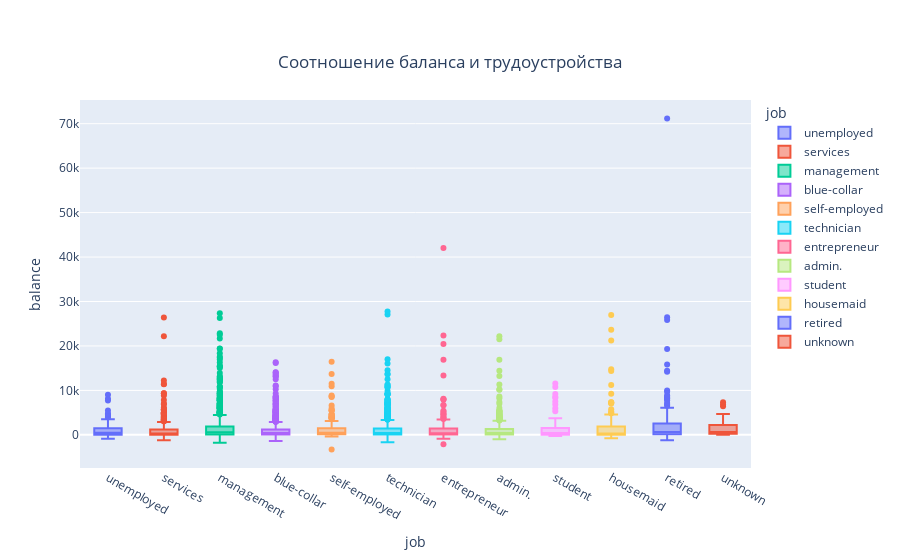

Here is the notebook cell this chart was saved with:
### Markdown cell above
На выведенной матрице наблюдаем слабую связь между признаками

### Code cell
import plotly.express as px 
fig=px.box(Dat,x='job',y='balance',color='job',title='Соотношение баланса и трудоустройства')
fig.update_layout(
     title={
         'y':0.9,
         'x':0.5,
         'xanchor':'center',
         
         'yanchor':'top'
     }
)
fig.show()

### Figure 1 — Plotly figure (JSON) as saved in the notebook; plotly's stock layout.template omitted (floating-point values rounded to 4 significant figures; data arrays with more than 128 entries replaced by an {"elided": "..."} marker saying what was removed)
{"data": [{"alignmentgroup": "True", "hovertemplate": "job=%{x}<br>balance=%{y}<extra></extra>", "legendgroup": "unemployed", "marker": {"color": "#636efa"}, "name": "unemployed", "notched": false, "offsetgroup": "unemployed", "orientation": "v", "showlegend": true, "type": "box", "x": ["unemployed", "unemployed", "unemployed", "unemployed", "unemployed", "unemployed", "unemployed", "unemployed", "unemployed", "unemployed", "unemployed", "unemployed", "unemployed", "unemployed", "unemployed", "unemployed", "unemployed", "unemployed", "unemployed", "unemployed", "unemployed", "unemployed", "unemployed", "unemployed", "unemployed", "unemployed", "unemployed", "unemployed", "unemployed", "unemployed", "unemployed", "unemployed", "unemployed", "unemployed", "unemployed", "unemployed", "unemployed", "unemployed", "unemployed", "unemployed", "unemployed", "unemployed", "unemployed", "unemployed", "unemployed", "unemployed", "unemployed", "unemployed", "unemployed", "unemployed", "unemployed", "unemployed", "unemployed", "unemployed", "unemployed", "unemployed", "unemployed", "unemployed", "unemployed", "unemployed", "unemployed", "unemployed", "unemployed", "unemployed", "unemployed", "unemployed", "unemployed", "unemployed", "unemployed", "unemployed", "unemployed", "unemployed", "unemployed", "unemployed", "unemployed", "unemployed", "unemployed", "unemployed", "unemployed", "unemployed", "unemployed", "unemployed", "unemployed", "unemployed", "unemployed", "unemployed", "unemployed", "unemployed", "unemployed", "unemployed", "unemployed", "unemployed", "unemployed", "unemployed", "unemployed", "unemployed", "unemployed", "unemployed", "unemployed", "unemployed", "unemployed", "unemployed", "unemployed", "unemployed", "unemployed", "unemployed", "unemployed", "unemployed", "unemployed", "unemployed", "unemployed", "unemployed", "unemployed", "unemployed", "unemployed", "unemployed", "unemployed", "unemployed", "unemployed", "unemployed", "unemployed", "unemployed", "unemployed", "unemployed", "unemployed", "unemployed", "unemployed", "unemployed"], "x0": " ", "xaxis": "x", "y": [1787, 219, 406, 3391, 119, -249, 1634, 0, 16, 1147, 1064, 1760, 978, 383, 296, 757, 66, 0, 0, 1594, 1281, 2, 168, 1772, 3276, 178, 0, 454, 991, 977, 0, 541, 7744, -129, 9019, 3945, 0, 769, 728, 385, 759, 744, 655, 415, 1798, 486, 507, 960, 4565, 980, 705, -770, 3188, 343, -186, -13, 255, 0, 591, 817, -363, 780, -471, 1449, 596, 622, 1210, 2400, 1289, 3242, 32, 4232, 2613, 3533, 1266, 377, 816, 1770, 10, 461, 0, 610, 1, 109, 717, 4809, 819, 0, -9, 157, 2921, 23, 8131, 34, -471, 0, 336, 5462, 304, 0, 270, 302, -110, 1666, 4094, -673, -384, 58, 24, 3274, 385, 142, 3529, 20, 180, 802, 94, -872, 1978, 2812, 3357, 2116, -35, 302, 304, 1577, 315, -166], "y0": " ", "yaxis": "y"}, {"alignmentgroup": "True", "hovertemplate": "job=%{x}<br>balance=%{y}<extra></extra>", "legendgroup": "services", "marker": {"color": "#EF553B"}, "name": "services", "notched": false, "offsetgroup": "services", "orientation": "v", "showlegend": true, "type": "box", "x": {"elided": "417 str values"}, "x0": " ", "xaxis": "x", "y": {"elided": "417 int values"}, "y0": " ", "yaxis": "y"}, {"alignmentgroup": "True", "hovertemplate": "job=%{x}<br>balance=%{y}<extra></extra>", "legendgroup": "management", "marker": {"color": "#00cc96"}, "name": "management", "notched": false, "offsetgroup": "management", "orientation": "v", "showlegend": true, "type": "box", "x": {"elided": "969 str values"}, "x0": " ", "xaxis": "x", "y": {"elided": "969 int values"}, "y0": " ", "yaxis": "y"}, {"alignmentgroup": "True", "hovertemplate": "job=%{x}<br>balance=%{y}<extra></extra>", "legendgroup": "blue-collar", "marker": {"color": "#ab63fa"}, "name": "blue-collar", "notched": false, "offsetgroup": "blue-collar", "orientation": "v", "showlegend": true, "type": "box", "x": {"elided": "946 str values"}, "x0": " ", "xaxis": "x", "y": {"elided": "946 int values"}, "y0": " ", "yaxis": "y"}, {"alignmentgroup": "True", "hovertemplate": "job=%{x}<br>balance=%{y}<extra></extra>", "legendgroup": "self-employed", "marker": {"color": "#FFA15A"}, "name": "self-employed", "notched": false, "offsetgroup": "self-employed", "orientation": "v", "showlegend": true, "type": "box", "x": {"elided": "183 str values"}, "x0": " ", "xaxis": "x", "y": {"elided": "183 int values"}, "y0": " ", "yaxis": "y"}, {"alignmentgroup": "True", "hovertemplate": "job=%{x}<br>balance=%{y}<extra></extra>", "legendgroup": "technician", "marker": {"color": "#19d3f3"}, "name": "technician", "notched": false, "offsetgroup": "technician", "orientation": "v", "showlegend": true, "type": "box", "x": {"elided": "768 str values"}, "x0": " ", "xaxis": "x", "y": {"elided": "768 int values"}, "y0": " ", "yaxis": "y"}, {"alignmentgroup": "True", "hovertemplate": "job=%{x}<br>balance=%{y}<extra></extra>", "legendgroup": "entrepreneur", "marker": {"color": "#FF6692"}, "name": "entrepreneur", "notched": false, "offsetgroup": "entrepreneur", "orientation": "v", "showlegend": true, "type": "box", "x": {"elided": "168 str values"}, "x0": " ", "xaxis": "x", "y": {"elided": "168 int values"}, "y0": " ", "yaxis": "y"}, {"alignmentgroup": "True", "hovertemplate": "job=%{x}<br>balance=%{y}<extra></extra>", "legendgroup": "admin.", "marker": {"color": "#B6E880"}, "name": "admin.", "notched": false, "offsetgroup": "admin.", "orientation": "v", "showlegend": true, "type": "box", "x": {"elided": "478 str values"}, "x0": " ", "xaxis": "x", "y": {"elided": "478 int values"}, "y0": " ", "yaxis": "y"}, {"alignmentgroup": "True", "hovertemplate": "job=%{x}<br>balance=%{y}<extra></extra>", "legendgroup": "student", "marker": {"color": "#FF97FF"}, "name": "student", "notched": false, "offsetgroup": "student", "orientation": "v", "showlegend": true, "type": "box", "x": ["student", "student", "student", "student", "student", "student", "student", "student", "student", "student", "student", "student", "student", "student", "student", "student", "student", "student", "student", "student", "student", "student", "student", "student", "student", "student", "student", "student", "student", "student", "student", "student", "student", "student", "student", "student", "student", "student", "student", "student", "student", "student", "student", "student", "student", "student", "student", "student", "student", "student", "student", "student", "student", "student", "student", "student", "student", "student", "student", "student", "student", "student", "student", "student", "student", "student", "student", "student", "student", "student", "student", "student", "student", "student", "student", "student", "student", "student", "student", "student", "student", "student", "student", "student"], "x0": " ", "xaxis": "x", "y": [502, 2488, 331, 9216, 3096, 872, 260, 2572, 780, 103, 378, 11555, 459, 1161, 1790, 2929, -230, 279, 1281, 5291, 291, 8494, 549, 1116, 0, 1021, 0, 47, 1562, 0, 304, 1191, 10788, 0, 34, 0, 3472, 213, 145, 1566, 508, 671, 822, 681, 4, 0, 203, 5, 2488, 807, -7, 7513, 1387, 3733, 137, 302, 1694, 118, 691, 1433, 25, 3298, 1169, 0, 1309, 6, 64, 153, 0, 268, 5969, 28, 294, 1847, -147, 8, 6844, -148, 260, 386, 10, 8366, 330, 246], "y0": " ", "yaxis": "y"}, {"alignmentgroup": "True", "hovertemplate": "job=%{x}<br>balance=%{y}<extra></extra>", "legendgroup": "housemaid", "marker": {"color": "#FECB52"}, "name": "housemaid", "notched": false, "offsetgroup": "housemaid", "orientation": "v", "showlegend": true, "type": "box", "x": ["housemaid", "housemaid", "housemaid", "housemaid", "housemaid", "housemaid", "housemaid", "housemaid", "housemaid", "housemaid", "housemaid", "housemaid", "housemaid", "housemaid", "housemaid", "housemaid", "housemaid", "housemaid", "housemaid", "housemaid", "housemaid", "housemaid", "housemaid", "housemaid", "housemaid", "housemaid", "housemaid", "housemaid", "housemaid", "housemaid", "housemaid", "housemaid", "housemaid", "housemaid", "housemaid", "housemaid", "housemaid", "housemaid", "housemaid", "housemaid", "housemaid", "housemaid", "housemaid", "housemaid", "housemaid", "housemaid", "housemaid", "housemaid", "housemaid", "housemaid", "housemaid", "housemaid", "housemaid", "housemaid", "housemaid", "housemaid", "housemaid", "housemaid", "housemaid", "housemaid", "housemaid", "housemaid", "housemaid", "housemaid", "housemaid", "housemaid", "housemaid", "housemaid", "housemaid", "housemaid", "housemaid", "housemaid", "housemaid", "housemaid", "housemaid", "housemaid", "housemaid", "housemaid", "housemaid", "housemaid", "housemaid", "housemaid", "housemaid", "housemaid", "housemaid", "housemaid", "housemaid", "housemaid", "housemaid", "housemaid", "housemaid", "housemaid", "housemaid", "housemaid", "housemaid", "housemaid", "housemaid", "housemaid", "housemaid", "housemaid", "housemaid", "housemaid", "housemaid", "housemaid", "housemaid", "housemaid", "housemaid", "housemaid", "housemaid", "housemaid", "housemaid", "housemaid"], "x0": " ", "xaxis": "x", "y": [543, 0, 499, 7082, 209, 11219, 395, 497, 0, 136, 7317, 201, 189, 23663, 3706, 14752, 39, 254, 16, 976, 26965, 94, 7353, 0, 231, 419, 50, 768, 5278, 501, 517, 0, 1238, 19, -278, 345, 889, 3232, 21244, 7195, 0, 22, 145, 1832, 1265, 3, 3727, 145, 1924, 370, 287, 419, 20, 0, 565, 104, 25, 109, 0, 212, 158, 2705, 0, 235, 1327, 9228, 848, 0, 0, 3940, 443, 4610, 306, 260, 357, 0, 1922, 0, 435, 2179, 14363, 174, 198, 5774, 0, 4994, 0, 1040, 30, 139, 492, 249, 19, 83, 4848, 460, 0, 2581, 21, 70, 2880, 868, -759, 2929, 0, -6, 364, 3232, 195, 0, 267, 1], "y0": " ", "yaxis": "y"}, {"alignmentgroup": "True", "hovertemplate": "job=%{x}<br>balance=%{y}<extra></extra>", "legendgroup": "retired", "marker": {"color": "#636efa"}, "name": "retired", "notched": false, "offsetgroup": "retired", "orientation": "v", "showlegend": true, "type": "box", "x": {"elided": "230 str values"}, "x0": " ", "xaxis": "x", "y": {"elided": "230 int values"}, "y0": " ", "yaxis": "y"}, {"alignmentgroup": "True", "hovertemplate": "job=%{x}<br>balance=%{y}<extra></extra>", "legendgroup": "unknown", "marker": {"color": "#EF553B"}, "name": "unknown", "notched": false, "offsetgroup": "unknown", "orientation": "v", "showlegend": true, "type": "box", "x": ["unknown", "unknown", "unknown", "unknown", "unknown", "unknown", "unknown", "unknown", "unknown", "unknown", "unknown", "unknown", "unknown", "unknown", "unknown", "unknown", "unknown", "unknown", "unknown", "unknown", "unknown", "unknown", "unknown", "unknown", "unknown", "unknown", "unknown", "unknown", "unknown", "unknown", "unknown", "unknown", "unknown", "unknown", "unknown", "unknown", "unknown", "unknown"], "x0": " ", "xaxis": "x", "y": [1567, 1699, 142, 0, 159, 2206, 2508, 895, 365, 301, 2727, 6421, 13, 181, 300, 1937, 286, 1317, 2319, 732, 558, 137, 677, 1157, 634, 247, 0, 2731, 341, 367, 7337, 6836, 0, 353, 3940, 914, 4717, 44], "y0": " ", "yaxis": "y"}], "layout": {"boxmode": "overlay", "legend": {"title": {"text": "job"}, "tracegroupgap": 0}, "title": {"text": "Соотношение баланса и трудоустройства", "x": 0.5, "xanchor": "center", "y": 0.9, "yanchor": "top"}, "xaxis": {"anchor": "y", "categoryarray": ["unemployed", "services", "management", "blue-collar", "self-employed", "technician", "entrepreneur", "admin.", "student", "housemaid", "retired", "unknown"], "categoryorder": "array", "domain": [0, 1], "title": {"text": "job"}}, "yaxis": {"anchor": "x", "domain": [0, 1], "title": {"text": "balance"}}}}
